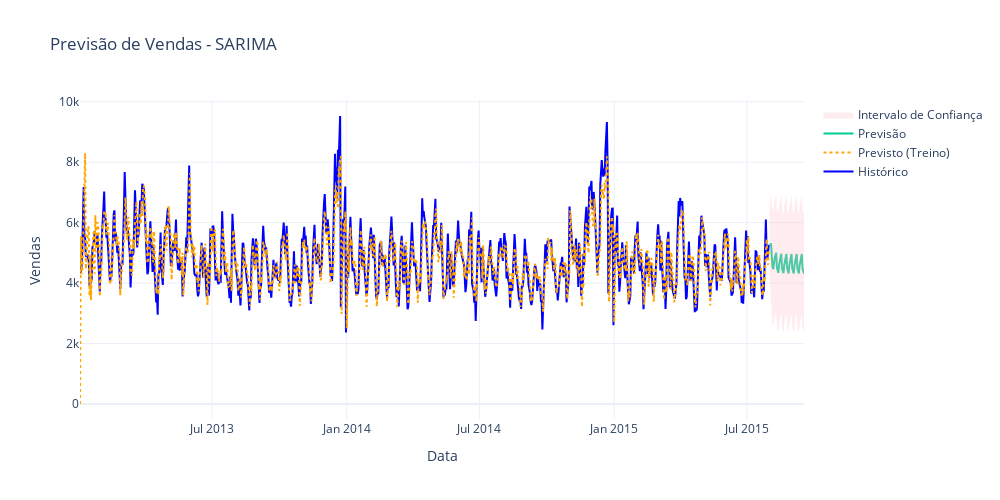

The notebook cell saved with this chart:
### Code cell
# Cria a figura
fig = go.Figure()

# Série histórica
fig.add_trace(go.Scatter(
    x=df.index,
    y=df['Sales'],
    mode='lines',
    name='Histórico',
    line=dict(color='blue')
))

# Previsão no treino
fig.add_trace(go.Scatter(
    x=df.index,
    y=y_pred_train,
    mode='lines',
    name='Previsto (Treino)',
    line=dict(color='orange', dash='dot')
))

# Previsão
fig.add_trace(go.Scatter(
    x=predicted_mean.index,
    y=predicted_mean,
    mode='lines',
    name='Previsão'
))

# Intervalo de confiança - limite inferior
fig.add_trace(go.Scatter(
    x=conf_int.index,
    y=conf_int.iloc[:, 0],
    mode='lines',
    line=dict(width=0),
    showlegend=False,
    name='Lower Bound'
))

# Intervalo de confiança - limite superior e preenchimento
fig.add_trace(go.Scatter(
    x=conf_int.index,
    y=conf_int.iloc[:, 1],
    mode='lines',
    line=dict(width=0),
    fill='tonexty',  # Preenche a área entre os dois traces
    fillcolor='rgba(255, 192, 203, 0.3)',  # rosa claro
    showlegend=True,
    name='Intervalo de Confiança'
))

# Layout
fig.update_layout(
    title='Previsão de Vendas - SARIMA',
    xaxis_title='Data',
    yaxis_title='Vendas',
    template='plotly_white',
    width=1000,
    height=500
)

# Salva como PNG (requer kaleido instalado)
fig.write_image("../reports/figures/sarima_forecast.png")

# Exibe no notebook
fig.show()
